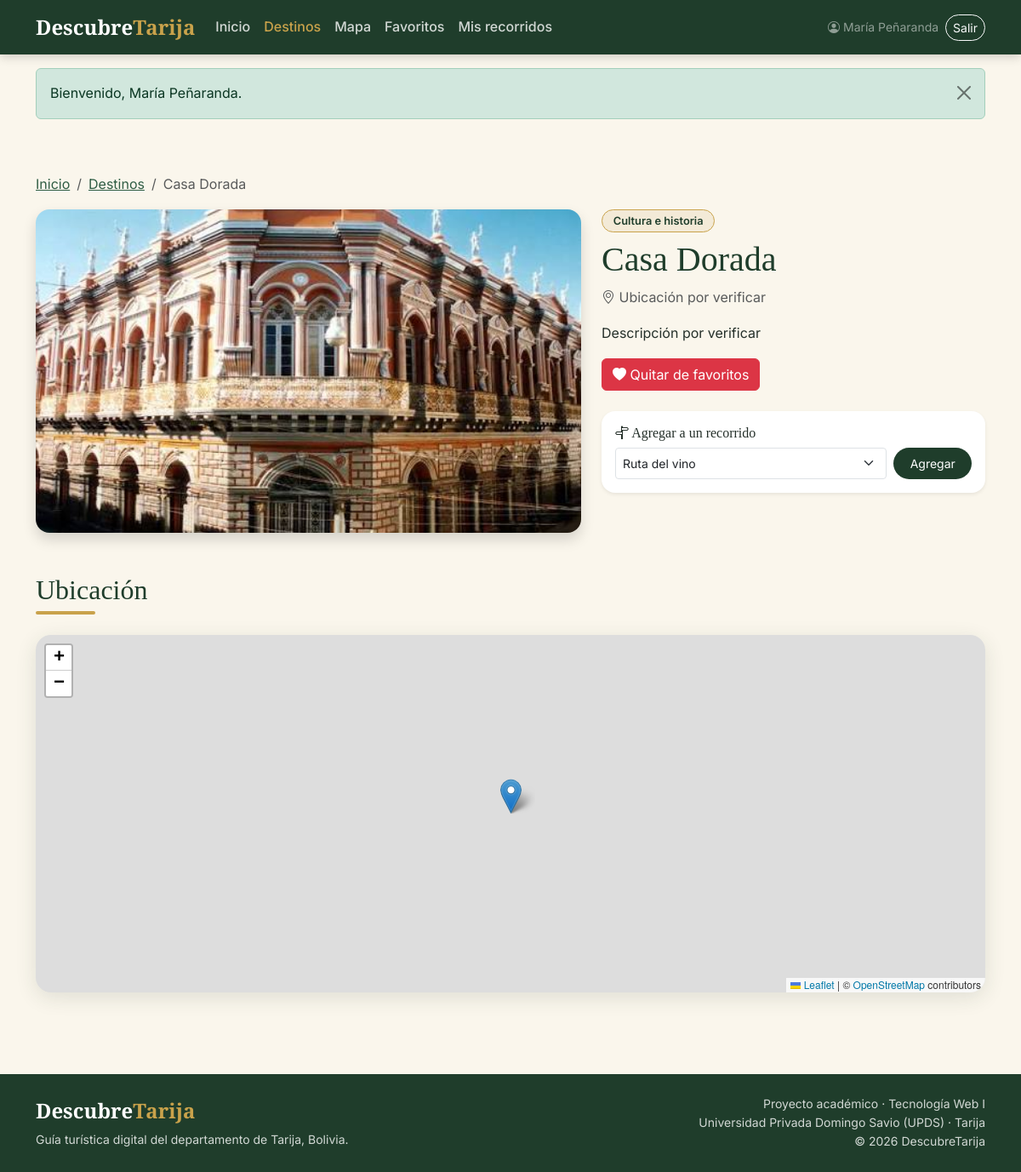
/detalle.php?id=1 (signed in), run on the app's committed database.
### tables this page shows
CREATE TABLE destinos (
  id INT AUTO_INCREMENT PRIMARY KEY,
  nombre VARCHAR(80) NOT NULL UNIQUE,
  descripcion TEXT NULL,
  ubicacion VARCHAR(100) NULL,
  latitud DECIMAL(9,6) NULL,
  longitud DECIMAL(9,6) NULL,
  categoria_id INT NULL,
  destacado BOOLEAN NOT NULL DEFAULT FALSE,
  verificado BOOLEAN NOT NULL DEFAULT FALSE,
  CONSTRAINT fk_destino_categoria
    FOREIGN KEY (categoria_id) REFERENCES categorias(id)
);

CREATE TABLE categorias (
  id INT AUTO_INCREMENT PRIMARY KEY,
  nombre VARCHAR(40) NOT NULL UNIQUE,
  descripcion VARCHAR(200) NULL
);

### www/detalle.php (the view, shortened to what this page needs)
<?php
require __DIR__ . '/includes/conexion.php';
require_once __DIR__ . '/includes/funciones.php';
$id = (int) ($_GET['id'] ?? 0);
$consulta = $pdo->prepare(
    'SELECT d.*, c.nombre AS categoria
     FROM destinos d LEFT JOIN categorias c ON c.id = d.categoria_id
     WHERE d.id = ?'
);
$consulta->execute([$id]);
$d = $consulta->fetch();
$imgs  = $pdo->prepare('SELECT url, descripcion FROM imagenes WHERE destino_id = ? ORDER BY id');
$imgs->execute([$id]);
$fotos = [];
foreach ($imgs->fetchAll() as $f) {
    $url = foto_url($f['url']);
    if ($url) {
        $fotos[] = ['url' => $url, 'descripcion' => $f['descripcion']];
    }
}
$tiene_mapa = $d['latitud'] !== null && $d['longitud'] !== null;
if ($tiene_mapa) {
    $extra_head = '<link rel="stylesheet" href="https://cdn.jsdelivr.net/npm/leaflet@1.9.4/dist/leaflet.css">';
    ob_start(); ?>
<?php
}
require __DIR__ . '/includes/header.php';
?>
<div class="container py-5">
  <nav aria-label="breadcrumb">
    <ol class="breadcrumb">
      <li class="breadcrumb-item"><a href="/index.php">Inicio</a></li>
      <li class="breadcrumb-item"><a href="/destinos.php">Destinos</a></li>
      <li class="breadcrumb-item active" aria-current="page"><?= e($d['nombre']) ?></li>
    </ol>
  </nav>
  <div class="row g-4">
    <div class="col-lg-7">
      <?php if ($fotos): ?>
        <div id="galeria" class="carousel slide galeria">
          <div class="carousel-inner rounded-4 shadow">
            <?php foreach ($fotos as $i => $f): ?>
              <div class="carousel-item<?= $i === 0 ? ' active' : '' ?>">
                <img src="<?= e($f['url']) ?>" class="d-block w-100 foto-grande" alt="<?= e($f['descripcion'] ?? $d['nombre']) ?>">
              </div>
            <?php endforeach; ?>
          </div>
        </div>
      <?php else: ?>
        <div class="galeria-vacia">
          <div class="text-center"><i class="bi bi-images fs-1"></i><p class="mb-0">Fotografías pendientes</p></div>
        </div>
      <?php endif; ?>
    </div>
    <div class="col-lg-5">
      <span class="chip-categoria"><?= e($d['categoria'] ?? 'Sin categoría') ?></span>
      <h1 class="mt-2"><?= e($d['nombre']) ?></h1>
      <p class="text-muted"><i class="bi bi-geo-alt"></i> <?= e(dato($d['ubicacion'], 'Ubicación por verificar')) ?></p>
      <p><?= nl2br(e(dato($d['descripcion'], 'Descripción por verificar'))) ?></p>
            <?php $es_fav = in_array((int) $d['id'], favoritos_ids($pdo), true); ?>
      <?php if (esta_logueado()): ?>
        <form method="post" action="/favorito.php" class="d-inline">
          <button type="submit" class="btn <?= $es_fav ? 'btn-danger' : 'btn-outline-danger' ?>">
            <i class="bi <?= $es_fav ? 'bi-heart-fill' : 'bi-heart' ?>"></i>
            <?= $es_fav ? 'Quitar de favoritos' : 'Guardar en favoritos' ?>
          </button>
        </form>
      <?php else: ?>
        <a class="btn btn-outline-danger" href="/login.php"><i class="bi bi-heart"></i> Inicia sesión para guardar</a>
      <?php endif; ?>
      <?php if (esta_logueado()): ?>
        <?php
          $mis = $pdo->prepare(
              'SELECT r.id, r.nombre,
                      (SELECT COUNT(*) FROM recorrido_destinos x
                        WHERE x.recorrido_id = r.id AND x.destino_id = ?) AS ya
               FROM recorridos r WHERE r.usuario_id = ? ORDER BY r.id DESC'
          );
          $mis->execute([$d['id'], usuario_actual()['id']]);
          $mis_recorridos = $mis->fetchAll();
        ?>
        <div class="mt-4 p-3 bg-white rounded-4 shadow-sm">
          <h2 class="h6 mb-2"><i class="bi bi-signpost-split"></i> Agregar a un recorrido</h2>
          <?php if ($mis_recorridos): ?>
            <form method="post" action="/recorrido_accion.php" class="d-flex gap-2">
              <select name="recorrido_id" class="form-select form-select-sm" aria-label="Recorrido">
                <?php foreach ($mis_recorridos as $mr): ?>
                  <option value="<?= (int) $mr['id'] ?>"<?= $mr['ya'] ? ' disabled' : '' ?>>
                    <?= e($mr['nombre']) ?><?= $mr['ya'] ? ' (ya incluido)' : '' ?>
                  </option>
                <?php endforeach; ?>
              </select>
              <button class="btn btn-verde btn-sm" type="submit">Agregar</button>
            </form>
          <?php else: ?>
            <p class="small mb-0">Aún no tienes recorridos. <a href="/recorridos.php">Crea el primero</a>.</p>
          <?php endif; ?>
        </div>
      <?php endif; ?>
    </div>
  </div>
  <h2 class="seccion-titulo mt-5">Ubicación</h2>
  <?php if ($tiene_mapa): ?>
    <div id="mapa" class="mapa"></div>
  <?php else: ?>
    <div class="vacio"><i class="bi bi-map"></i><p class="mb-0">La ubicación exacta está pendiente de verificar.</p></div>
  <?php endif; ?>
</div>
<?php require __DIR__ . '/includes/footer.php'; ?>

### www/assets/css/tarija.css (style rules this page uses)
:root { --verde: #1f3d2b; --verde-medio: #2f5d44; --beige: #f3ead7; --beige-claro: #faf6ec; --dorado: #c9a24b; --dorado-oscuro: #a9852f; --blanco: #ffffff; --texto: #25302a; --gris: #6b756e; --radio: 18px; --sombra: 0 6px 24px rgba(31, 61, 43, .12); }
body { font-family: 'Inter', system-ui, -apple-system, "Segoe UI", sans-serif; color: var(--texto); background: var(--beige-claro); line-height: 1.6; }
h1, h2, h3, h4, .logo { font-family: 'Playfair Display', Georgia, serif; }
h1, h2, h3 { color: var(--verde); }
a { color: var(--verde-medio); }
.btn-verde { background: var(--verde); color: var(--blanco); border: 0; border-radius: 999px; padding: .5rem 1.2rem; transition: transform .2s, background .2s; }
.seccion-titulo { position: relative; padding-bottom: .6rem; margin-bottom: 1.5rem; }
.seccion-titulo::after { content: ''; position: absolute; left: 0; bottom: 0; width: 70px; height: 4px; border-radius: 2px; background: var(--dorado); }
.chip-categoria { display: inline-block; background: var(--beige); color: var(--verde); border: 1px solid var(--dorado); border-radius: 999px; padding: .15rem .8rem; font-size: .8rem; font-weight: 600; text-decoration: none; }
.galeria .foto-grande { height: 380px; object-fit: cover; }
.mapa { height: 420px; border-radius: var(--radio); box-shadow: var(--sombra); z-index: 0; }

### data on the page
destinos: nombre "Casa Dorada", categoria.nombre "Cultura e historia", ubicacion "Ubicación por verificar", descripcion+ubicacion "Descripción por verificar"

### other printed values
$usuario['nombre'] "María Peñaranda"
$f['mensaje'] "Bienvenido, María Peñaranda."
form field recorrido_id "Ruta del vino"
